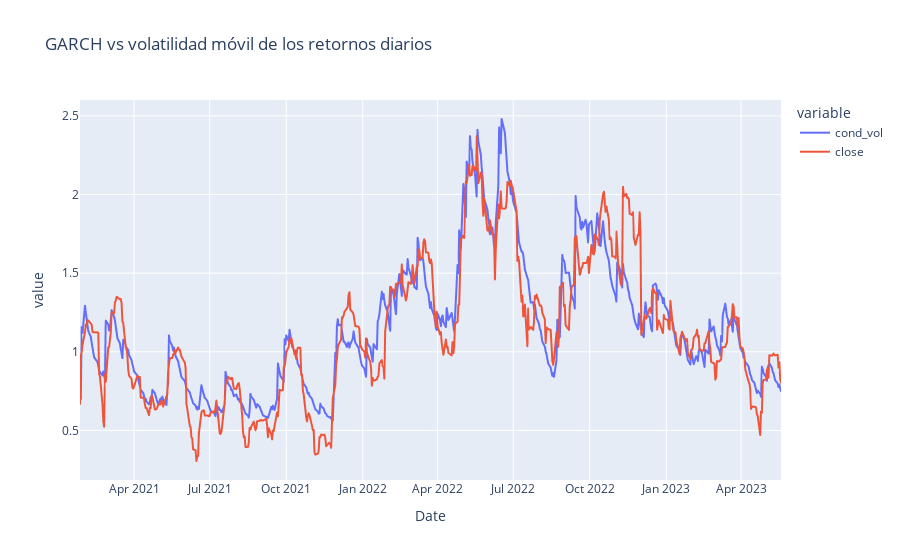

The cell this chart's notebook holds for it:
### Code cell
garch_and_rolling_std_plot = px.line(garch_and_rolling_std,
                                     title="GARCH vs volatilidad móvil de los retornos diarios")
garch_and_rolling_std_plot.show()

### Figure 1 — Plotly figure (JSON) as saved in the notebook; plotly's stock layout.template omitted (floating-point values rounded to 4 significant figures; data arrays with more than 128 entries replaced by an {"elided": "..."} marker saying what was removed)
{"data": [{"hovertemplate": "variable=cond_vol<br>Date=%{x}<br>value=%{y}<extra></extra>", "legendgroup": "cond_vol", "line": {"color": "#636efa", "dash": "solid"}, "marker": {"symbol": "circle"}, "mode": "lines", "name": "cond_vol", "showlegend": true, "type": "scattergl", "x": {"elided": "584 str values"}, "xaxis": "x", "y": {"elided": "584 float values"}, "yaxis": "y"}, {"hovertemplate": "variable=close<br>Date=%{x}<br>value=%{y}<extra></extra>", "legendgroup": "close", "line": {"color": "#EF553B", "dash": "solid"}, "marker": {"symbol": "circle"}, "mode": "lines", "name": "close", "showlegend": true, "type": "scattergl", "x": {"elided": "584 str values"}, "xaxis": "x", "y": {"elided": "584 float values"}, "yaxis": "y"}], "layout": {"legend": {"title": {"text": "variable"}, "tracegroupgap": 0}, "title": {"text": "GARCH vs volatilidad móvil de los retornos diarios"}, "xaxis": {"anchor": "y", "domain": [0, 1], "title": {"text": "Date"}}, "yaxis": {"anchor": "x", "domain": [0, 1], "title": {"text": "value"}}}}
